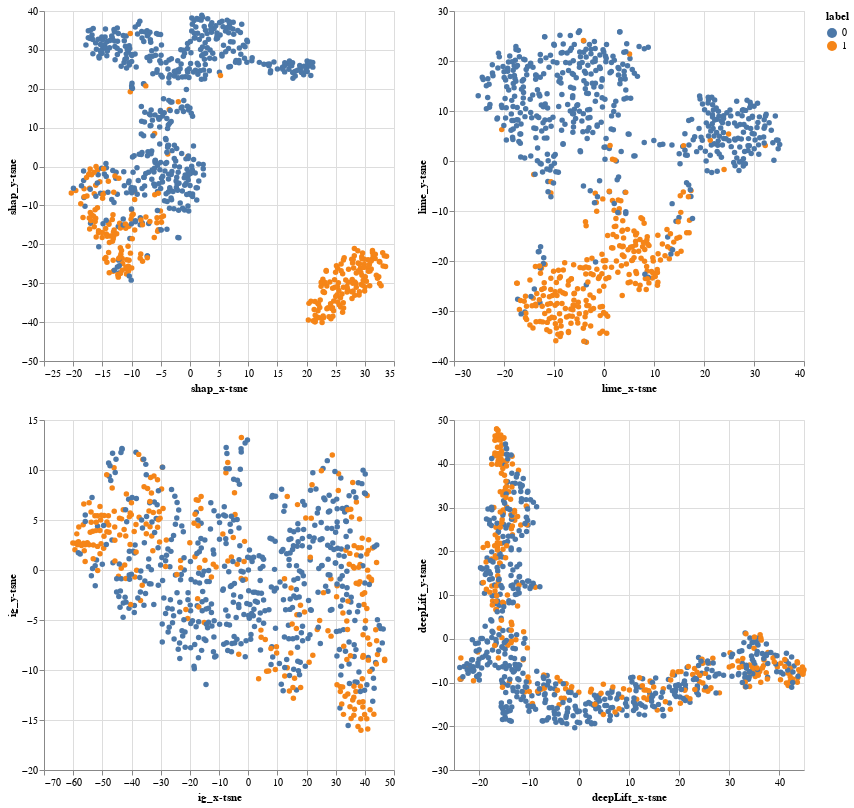

The notebook cell saved with this chart:
### Code cell
t_sne_attr_plot

### Figure 1 — Vega-Lite specification as saved in the notebook (floating-point values rounded to 4 significant figures; data arrays with more than 128 entries replaced by an {"elided": "..."} marker saying what was removed)
{"config": {"view": {"continuousWidth": 400, "continuousHeight": 300}}, "vconcat": [{"hconcat": [{"mark": "circle", "encoding": {"color": {"field": "label", "type": "nominal"}, "opacity": {"condition": {"value": 1.0, "selection": "selector002"}, "value": 0.3}, "x": {"field": "shap_x-tsne", "type": "quantitative"}, "y": {"field": "shap_y-tsne", "type": "quantitative"}}, "height": 350, "selection": {"selector002": {"type": "interval"}}, "width": 350}, {"mark": "circle", "encoding": {"color": {"field": "label", "type": "nominal"}, "opacity": {"condition": {"value": 1.0, "selection": "selector002"}, "value": 0.3}, "x": {"field": "lime_x-tsne", "type": "quantitative"}, "y": {"field": "lime_y-tsne", "type": "quantitative"}}, "height": 350, "selection": {"selector002": {"type": "interval"}}, "width": 350}]}, {"hconcat": [{"mark": "circle", "encoding": {"color": {"field": "label", "type": "nominal"}, "opacity": {"condition": {"value": 1.0, "selection": "selector002"}, "value": 0.3}, "x": {"field": "ig_x-tsne", "type": "quantitative"}, "y": {"field": "ig_y-tsne", "type": "quantitative"}}, "height": 350, "selection": {"selector002": {"type": "interval"}}, "width": 350}, {"mark": "circle", "encoding": {"color": {"field": "label", "type": "nominal"}, "opacity": {"condition": {"value": 1.0, "selection": "selector002"}, "value": 0.3}, "x": {"field": "deepLift_x-tsne", "type": "quantitative"}, "y": {"field": "deepLift_y-tsne", "type": "quantitative"}}, "height": 350, "selection": {"selector002": {"type": "interval"}}, "width": 350}]}], "data": {"name": "data-b6a7acbd0f1be51ef38b0c78af5ae25e"}, "$schema": "https://vega.github.io/schema/vega-lite/v4.17.0.json", "datasets": {"data-b6a7acbd0f1be51ef38b0c78af5ae25e": {"elided": "768 records"}}}
